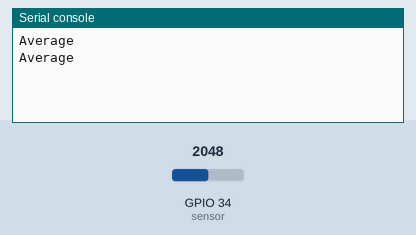
A program run on a simulated ESP32 board running MicroPython. On the bench: the last lines printed to the serial console. The inputs (shaded band) are chosen by the test bench; at power-on: GPIO 34 (sensor) = 2048 (analog values on the 0–4095 scale).

Above: at 1.2 s.
1.3 s: GPIO 34 (sensor) set to 1960
At 2.5 s:
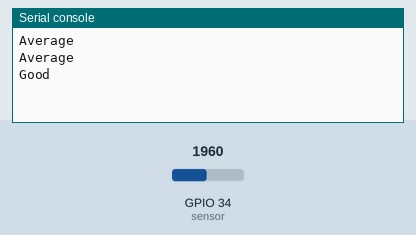
3.5 s: GPIO 34 (sensor) set to 960
At 4.8 s:
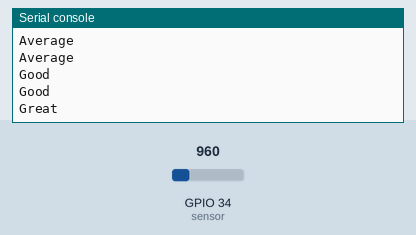
5.5 s: GPIO 34 (sensor) set to 3040
At 6.8 s:
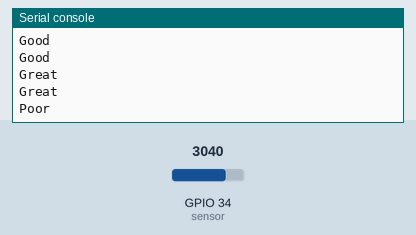

The program:

air_quality.py
```python
from machine import Pin, ADC
from time import sleep

sensor = ADC(Pin(34))
sensor.atten(ADC.ATTN_11DB)

while True:
    value = sensor.read()

    if value < 1000:
        quality = "Great"
    elif value < 2000:
        quality = "Good"
    elif value < 3000:
        quality = "Average"
    else:
        quality = "Poor"

    print(quality)

    sleep(1)


# Connections:
# Connect AD to the selected pin. Connect VCC pin to 3.3V and GND to GND on the ESP 32.
```

Measured:
- after the input at 1.3 s, the serial console: prints a new line after 0.70 s (image 1)
- after the input at 3.5 s, the serial console: prints a new line after 0.50 s (image 2)
- after the input at 5.5 s, the serial console: prints a new line after 0.50 s (image 3)
